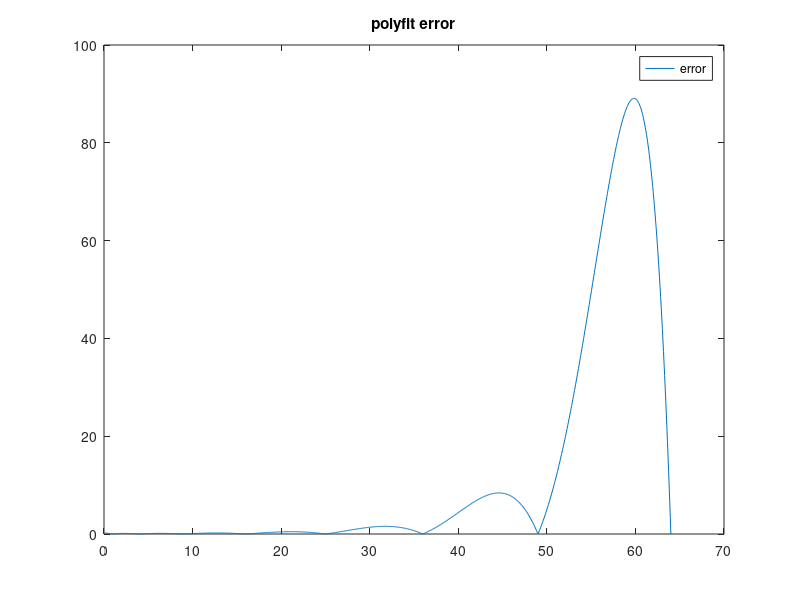

Reproduce this figure in MATLAB.
y = [0 1 2 3 4 5 6 7 8];
t = y.*y;
p = polyfit(t, y, 8);

points = 0:64/1000:64;
y_sqrt = sqrt(points);
y_poly = polyval(p, points);

plot(points, y_sqrt, 'r', points, y_poly, 'b');
title('polyfit interpolant');
legend('sqrt', 'interpolant');

error = abs(y_sqrt - y_poly);
plot(points, error);
title('polyfit error');
legend('error');